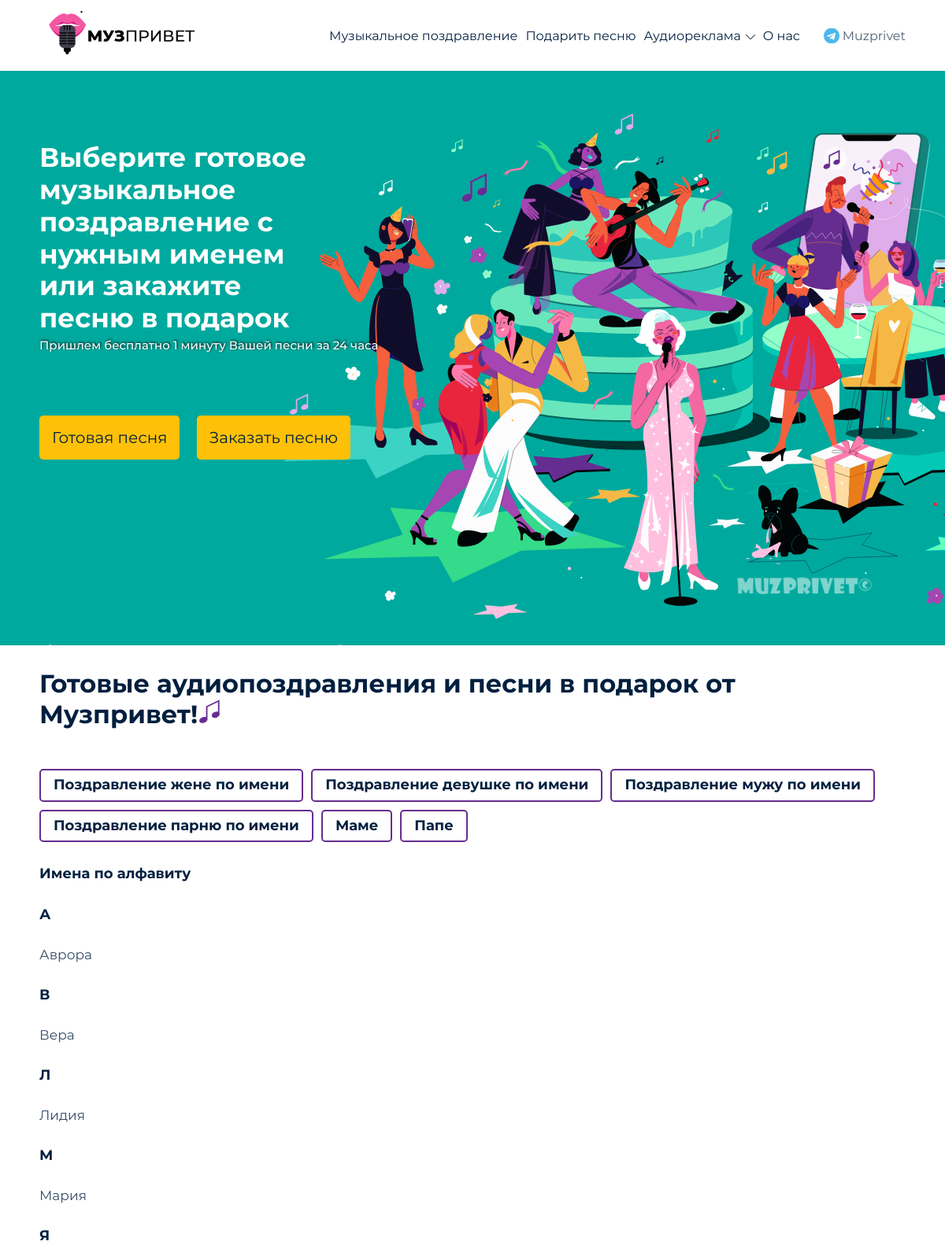
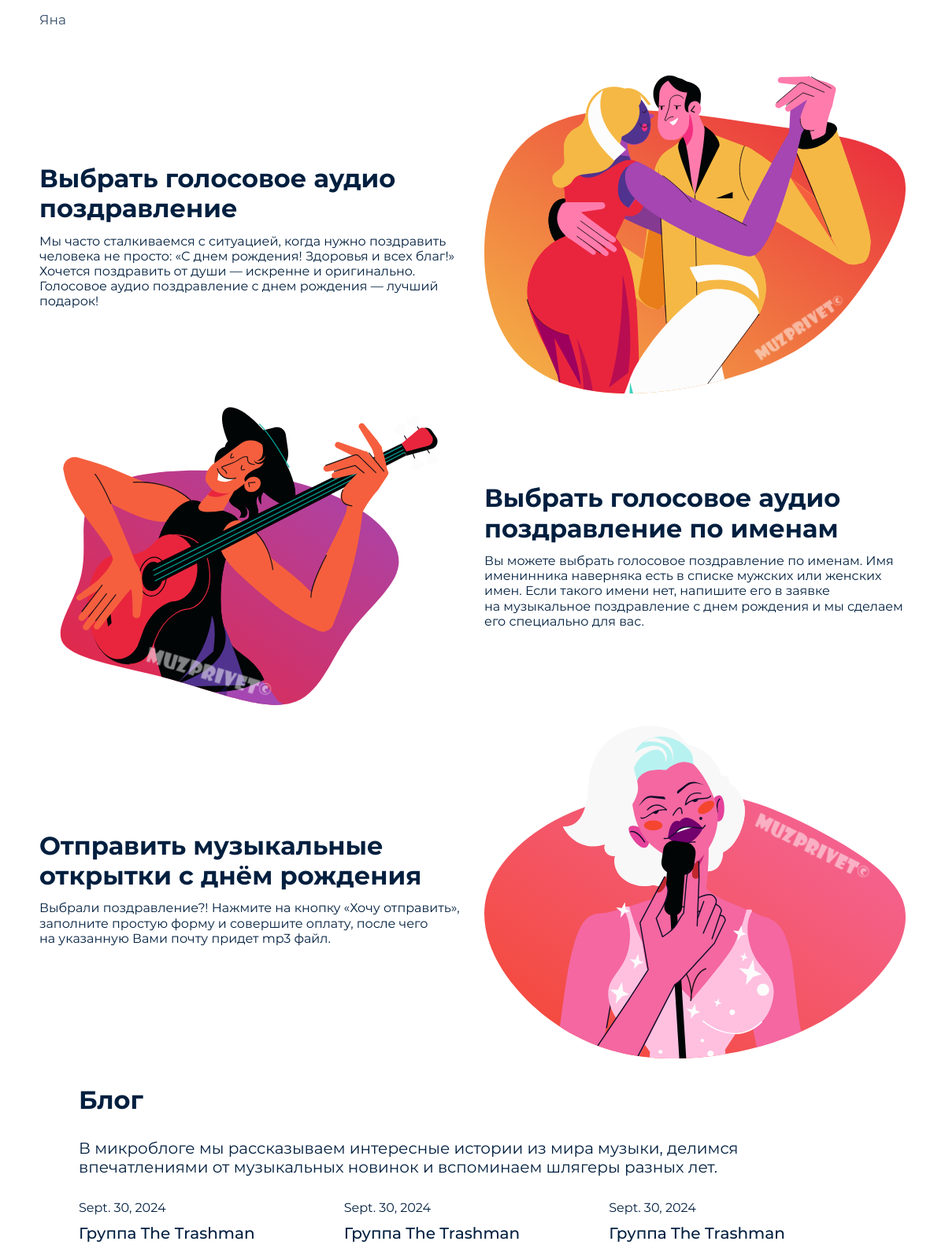
The page / (upper part) on the database its author committed (2 pictures, top to bottom).
### musprivet/models.py (models this page shows, shortened)
class Category(models.Model):
    name = models.CharField(max_length=100, db_index=True, verbose_name='название')
    slug = models.CharField(max_length=100, db_index=True, verbose_name='слаг')
    image = models.ImageField(upload_to='images/', null=True, blank=True, default=None, verbose_name='картинка (опционально)')
    class Meta:
        db_table = 'category'
        verbose_name = 'категория'
        verbose_name_plural = '1.1. Таблица категорий'

class Tag(models.Model):
    name = models.CharField(max_length=255, verbose_name='название')
    category = models.ForeignKey(Category, related_name='tags', on_delete=models.CASCADE, verbose_name='категория')
    slug = models.SlugField(max_length=255, unique=True, db_index=True, verbose_name='слаг (автоматически)')
    subcategory = models.ForeignKey(Subcategory, null=True, blank=True, related_name='sub_tags',
                                    on_delete=models.CASCADE, verbose_name='подкатегория (если есть)')
    number = models.IntegerField(null=True, blank=True,
                                 verbose_name='номер (для тегов Аудиорекламы, номер означает каким по счету '
                                              'тег будет на странице)')
    is_male_name_related = models.BooleanField(default=False, verbose_name='привязан ли к тегу список мужских имен')
    is_female_name_related = models.BooleanField(default=False, verbose_name='привязан ли к тегу список женских имен')
    class Meta:
        db_table = 'tag'
        verbose_name = 'тег'
        verbose_name_plural = '2.1. Таблица тегов'

class Name(models.Model):
    MALE = 'M'
    FEMALE = 'F'
    GENDER_CHOICES = [
        (MALE, 'Мужской'),
        (FEMALE, 'Женский'),
    ]
    name = models.CharField(max_length=100, verbose_name='имя')
    gender = models.CharField(max_length=1, choices=GENDER_CHOICES, verbose_name='пол')
    slug = models.SlugField(max_length=255, unique=True, db_index=True, verbose_name='слаг (автоматически)')
    class Meta:
        ordering = ['name']
        db_table = 'name'
        verbose_name = 'имя'
        verbose_name_plural = '2.2. Таблица имен'

class Blog(models.Model):
    title = models.CharField(max_length=255, null=True, blank=True, verbose_name='название')
    text = models.TextField(verbose_name='текст')
    date_field = models.DateField()
    image_field = models.ImageField(upload_to='images/', null=True, blank=True, verbose_name='картинка')
    class Meta:
        db_table = 'blog'
        verbose_name = 'статья блога'
        verbose_name_plural = '3. Таблица блога'

### musprivet/views.py (the view)
# urls.py: path('', ServiceCongratsByTagListView.as_view(queryset=ServiceCongratsByTag.objects.none()), name='congrat_list_default'),
class ServiceCongratsByTagListView(ListView):
    model = ServiceCongratsByTag
    template_name = 'musprivet/congrat_list.html'
    context_object_name = 'congrats'
    def get_queryset(self):
        if self.request.method == 'GET':
            queryset = ServiceCongratsByTag.objects.all()
            tag_slug = self.kwargs.get('tag_slug', None)
            name_slug = self.kwargs.get('name_slug', None)
            if tag_slug and not name_slug:
                try:
                    tag = getattr(Tag.objects.get(slug=tag_slug), 'id')
                    queryset = queryset.filter(tag=tag)
                except Tag.DoesNotExist:
                    return HttpResponseNotFound()
            else:
                queryset = queryset.none()
            return queryset
    def get_context_data(self, **kwargs):
        context = super().get_context_data(**kwargs)
        category_url = 'mus-pozdrav'
        category = get_object_or_404(Category, slug=category_url)
        tag_slug = self.kwargs.get('tag_slug', None)
        name_slug = self.kwargs.get('name_slug', None)
        if tag_slug and not name_slug:
            try:
                context['grouped_names'] = get_grouped_names(tag_slug)
                current_tag = get_object_or_404(Tag, slug=tag_slug)
                context['current_tag'] = current_tag
            except Tag.DoesNotExist:
                return get_object_or_404(Tag, slug=tag_slug)
        else:
            context['grouped_names'] = get_grouped_names('pozdravlenie-zhene-po-imeni')
            current_tag = Tag.objects.get(slug='pozdravlenie-zhene-po-imeni')
            context['current_tag'] = current_tag
        context['categories'] = Category.objects.all()
        context['subcategories'] = Subcategory.objects.all()
        context['tags'] = Tag.objects.filter(category=category)
        context['articles'] = Blog.objects.all()
        context['reviews'] = Review.objects.filter(category=category)
        context['title'] = 'Готовые музыкальные поздравления и песни на заказ в подарок для ваших любимых от Музпривет.'
        context['description'] = 'Выберите готовое музыкальное поздравление в подарок любимым. ' + \
                                 category.name + ' ' + current_tag.name + ' Пришлем понравившийся ' \
                                                                          'аудио привет в формате мр3 на Вашу ' \
                                                                          'электронную почту. Поздравите лично ' \
                                                                          'со 100% гарантией!'
        context['url'] = self.request.build_absolute_uri((reverse('musprivet:congrat_list',
                                                            kwargs={'tag_slug': self.kwargs.get('tag_slug')})))
        if category.image == None:
            context['image'] = self.request.build_absolute_uri(static('img/mainicon.png'))
        else:
            image_url = category.image.url
            context['image'] = self.request.build_absolute_uri(image_url)
        return context

### musprivet/templates/musprivet/congrat_list.html (shortened to what this page needs)
{% extends 'musprivet/base.html' %}
{% block content %}
    <section class="hero">
        {% include "musprivet/hero.html" %}
    </section>
    <section id="ready-variants" class="ready-variants">
      <div class="container">
        {% include "musprivet/tag_list.html" %}
        {% include "musprivet/name_list.html" %}
        {% include "musprivet/static_elements.html" %}
        {% include "musprivet/blog_list.html" %}
      </div>
    </section>
{% endblock %}

### musprivet/templates/musprivet/header.html (shortened to what this page needs)
{% load static %}
    <div class="container header__container flex align-items-center">
      <a class="header__logo" href="{% url 'musprivet:congrat_list_default' %}"><img class="header__logo-img" src="{% static 'img/mainicon.png' %}" alt="icon"></a>
      <nav class="nav">
        {% if categories %}
          <ul class="list-reset nav__list flex">
            {% for category in categories %}
              {% if category.subcategory.all.count > 0 %}
                  <li style="position: relative;">
                    <a class="nav__link nav__link_2level" href="/{{ category.slug }}">{{ category.name }}</a>
                  </li>
                {% else %}
                    <li>
                        <a class="nav__link nav__link" href="/{{ category.slug }}">{{ category.name }}</a>
                    </li>
                {% endif %}
            {% endfor %}
          {% endif %}
              <li>
                  <a class="nav__link" href='{% url 'musprivet:about_us' %}'>О&nbsp;нас</a>
              </li>
            </ul>
      </nav>
      <a class="header__btn-link header__btn-link_hidden" href="https://t.me/muzprivet">Muzprivet</a>
    </div>

### musprivet/templates/musprivet/tag_list.html
{% load static %}
        <h2 class="main__title ready-variants__main-title">Готовые аудиопоздравления и песни в подарок от Музпривет!</h2>
          {% if tags %}
            <ul class="list-reset ready-variants__list flex">
                {% for tag in tags %}
                        <li class="ready-variants__list-item">
                            <a class="ready-variants__link  ready-variants__link_active ready-variants__link_siren" href="/mus-pozdrav/{{ tag.slug }}">
                                {{ tag.name }}
                            </a>
                        </li>
                {% endfor %}
            </ul>
          {% endif %}

### musprivet/templates/musprivet/name_list.html
{% load static %}
    {% if grouped_names %}
    <h3 class="ready-variants__second-title">Имена по алфавиту</h3>
        <ul class="list-reset abc-list flex flex-column">
            {% for letter, names in grouped_names.items %}
                <li class="abc-item">
                    <p class="abc-title">{{ letter }}</p>
                    <ul class="list-reset name-list">
                        {% for name in names %}
                            <li class="name-item">
                                <a class="name-link" href="{{ current_tag.slug }}/name/{{ name.slug }}">{{ name.name }}</a>
                            </li>
                        {% endfor %}
                    </ul>
                </li>
            {% endfor %}
        </ul>
    {% endif %}

### musprivet/templates/musprivet/blog_list.html (shortened to what this page needs)
{% load static %}
   <section class="blog">
      <div class="container">
        <h2 class="blog__title">Блог</h2>
        <p class="blog__descr">
          В&nbsp;микроблоге мы&nbsp;рассказываем интересные истории из&nbsp;мира музыки, делимся впечатлениями от&nbsp;музыкальных новинок и&nbsp;вспоминаем шлягеры разных лет.
        </p>
          {% if articles %}
            <ul id="slider" class="owl-carousel owl-theme list-reset blog__list flex">
                {% for article in articles %}
                    <li class="blog__list-item">
                    <div class="blog__item flex flex-column">
                        <span class="blog__item-data">{{ article.date_field }}</span>
                        <h3 class="blog__item-title">{{ article.title }}</h3>
                    </div>
                    </li>
                {% endfor %}
            </ul>
          {% endif %}
      </div>
    </section>

### musprivet/static/css/style.css (style rules this page uses)
html { box-sizing: border-box; }
*, *::before, *::after { box-sizing: inherit; }
:root { --font-family: "Montserrat", sans-serif; --second-family: "Arial", sans-serif; --textcolor: rgb(0, 31, 63); --altcolor: #a546b2; --yellow: rgb(255, 193, 7); --lessyellow: #f9ea85; --altback: #4F2D79; --playercolor: rgb(241, 243, 244); --green-corp: rgb(0, 169, 157); --form-color: rgb(222, 226, 230); --form-color-active: rgb(241, 243, 244); }
a { color: inherit; text-decoration: none; }
body { font-family: 'Montserrat', sans-serif; font-weight: 400; min-width: 320px; color: var(--textcolor); line-height: 1.2; }
.container { max-width: 1320px; padding: 0 50px; margin: 0 auto; width: 100%; }
.list-reset { margin-top: 0; margin-bottom: 0; padding: 0; list-style: none; }
.flex { display: flex; }
h1, h2, h3, h4, p { margin: 0; }
* { transition: all 0.2s linear; }
.main__title { margin-bottom: 10px; font-size: 32px; font-weight: 700; }
.header__logo { width: 212px; margin-right: auto; }
.header__logo-img { width: 100%; height: auto; }
.nav { margin-right: 30px; }
.nav__list { gap: 10px; }
.nav__link_2level { padding-right: 18px; background-image: url(../img/arrowdown.svg); background-repeat: no-repeat; background-size: 12px; background-position: right; }
.header__btn-link { padding-left: 24px; background-image: url(../img/telegram.png); background-repeat: no-repeat; background-size: 20px; background-position: left; opacity: 0.7; }
.nav__link { padding-bottom: 3px; }
.header__container { position: relative; }
.hero { position: relative; min-height: 730px; padding: 90px 0; background: url(../img/background1440.svg) 50% / contain no-repeat; }
.hero::before { content: ''; position: absolute; top: 0; bottom: 0; left: 0; width: 50%; background: #a546b2; z-index: -1; }
.hero::after { content: ''; position: absolute; top: 0; bottom: 0; right: 0; width: 50%; background-color: #00A99D; z-index: -1; }
.ready-variants__main-title { position: relative; margin-bottom: 50px; max-width: 900px; }
.ready-variants__main-title::after { content: ''; position: absolute; width: 30px; height: 30px; background: url(../img/note.svg) center / contain no-repeat; }
.ready-variants { padding: 30px 0; }
.ready-variants__list { flex-wrap: wrap; gap: 10px; margin-bottom: 30px; }
.ready-variants__link { display: block; padding: 8px 16px; border-radius: 5px; border: 1px solid rgb(0, 169, 157); opacity: 0.4; color: #001f3f; font-size: 18px; font-weight: 400; }
.ready-variants__link_active { opacity: 1; border-width: 2px; font-weight: 700; }
.ready-variants__link_siren { border-color: rgb(102, 45, 145); }
.ready-variants__second-title { margin-bottom: 30px; font-weight: 700; font-size: 18px; }
.abc-list { max-height: 800px; flex-wrap: wrap; margin-bottom: 30px; }
.abc-item { width: fit-content; margin-bottom: 30px; }
.abc-title { margin-bottom: 30px; font-size: 18px; font-weight: 700; }
.name-link { font-weight: 400; font-size: 17px; opacity: 0.8; }
.blog { padding: 30px 0 10px; }
.blog__title { margin-bottom: 30px; font-size: 32px; font-weight: 700; color: var(--textcolor); }
.blog__descr { margin-bottom: 30px; font-size: 20px; font-weight: 400; color: var(--textcolor); }
.blog__list-item { margin-right: 30px; }
.blog__item-data { margin-bottom: 10px; font-size: 16px; font-weight: 400; color: var(--textcolor); }
.blog__item-title { margin-bottom: 20px; font-size: 20px; font-weight: 500; color: var(--textcolor); }

### musprivet/static/css/media.css (style rules this page uses)
@media (max-width: 1380px) { .hero { background-image: url(../img/background2200.svg); background-size: cover; background-position: 30%; } }
@media (max-width: 1380px) { .hero::before { background-color: #00A99D; } }

### rows shown on the page
Category: name "Музыкальное поздравление"
Category: name "Подарить песню"
Category: name "Аудиореклама"
Tag: name "Поздравление жене по имени"
Tag: name "Поздравление девушке по имени"
Tag: name "Поздравление мужу по имени"
Tag: name "Поздравление парню по имени"
Tag: name "Маме"
Tag: name "Папе"
Name: letter "А", name "Аврора"
Name: letter "В", name "Вера"
Name: letter "Л", name "Лидия"
Name: letter "М", name "Мария"
Name: letter "Я", name "Яна"
Blog: date_field "Sept. 30, 2024", title "Группа The Trashman"
Blog: date_field "Sept. 30, 2024", title "Группа The Trashman"
Blog: date_field "Sept. 30, 2024", title "Группа The Trashman"
